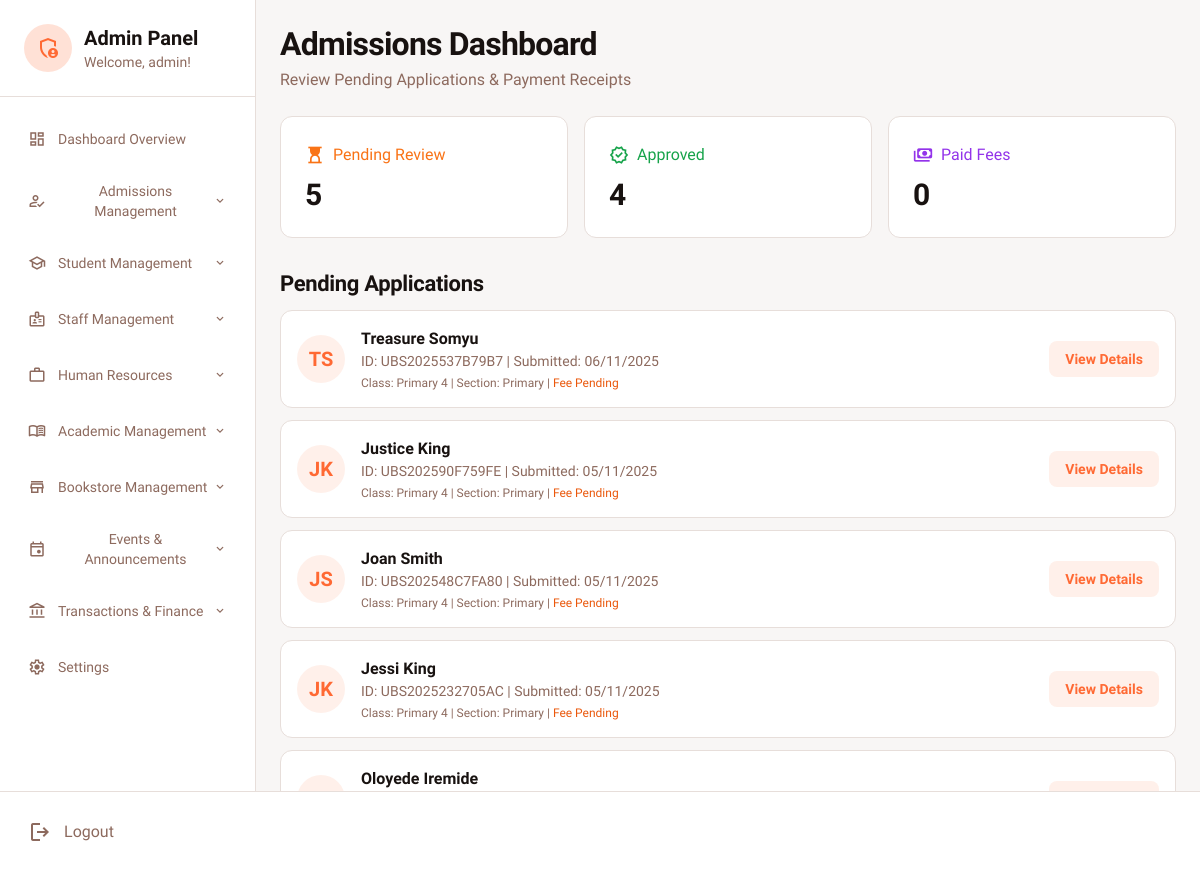
The app's page /admin_dashboard.php?page=online-admissions (signed in) with its own data.
### tables this page shows
CREATE TABLE `students` (
  `id` int(11) NOT NULL,
  `first_name` varchar(100) NOT NULL,
  `last_name` varchar(100) NOT NULL,
  `email` varchar(255) NOT NULL,
  `section` enum('primary','secondary') NOT NULL,
  `level` enum('jss','sss') DEFAULT NULL,
  `class` varchar(50) NOT NULL,
  `department` enum('science','art','commercial') DEFAULT NULL,
  `guardian_name` varchar(200) NOT NULL,
  `guardian_phone` varchar(20) NOT NULL,
  `admission_receipt_image` varchar(255) DEFAULT NULL,
  `admission_receipt_filename` varchar(255) DEFAULT NULL,
  `admission_fee_paid` tinyint(1) DEFAULT 0,
  `admission_fee_amount` decimal(10,2) DEFAULT 3000.00,
  `student_code` varchar(20) NOT NULL,
  `student_pin` varchar(6) DEFAULT NULL,
  `status` enum('pending','approved','rejected') DEFAULT 'pending',
  `created_at` timestamp NOT NULL DEFAULT current_timestamp(),
  `approved_at` timestamp NULL DEFAULT NULL,
  `approved_by` int(11) DEFAULT NULL
);

### online_admissions_content.php (the view, shortened to what this page needs)
<?php
$db = getDBConnection();
$stmt = $db->prepare("SELECT * FROM students WHERE status = 'pending' ORDER BY created_at DESC");
$stmt->execute();
$applications = $stmt->fetchAll();
$pending_count = $db->query("SELECT COUNT(*) FROM students WHERE status = 'pending'")->fetchColumn();
$approved_count = $db->query("SELECT COUNT(*) FROM students WHERE status = 'approved'")->fetchColumn();
$paid_count = $db->query("SELECT COUNT(*) FROM students WHERE status = 'pending' AND admission_fee_paid = 1")->fetchColumn();
?>
<h1 class="text-[32px] font-bold leading-tight tracking-tight text-[#181210]">Admissions Dashboard</h1>
<p class="text-base font-normal leading-normal text-[#8d6a5e] pt-1">Review Pending Applications & Payment Receipts</p>
<div class="mt-6 grid grid-cols-1 gap-4 sm:grid-cols-3">
    <div class="flex flex-col gap-2 rounded-xl p-6 bg-white border border-[#e7deda]">
        <p class="text-base font-medium text-orange-500 flex items-center gap-2">
            <span class="material-symbols-outlined text-xl">hourglass_top</span>
            Pending Review
        </p>
        <p class="tracking-light text-3xl font-bold text-[#181210]"><?php echo $pending_count; ?></p>
    </div>
    <div class="flex flex-col gap-2 rounded-xl p-6 bg-white border border-[#e7deda]">
        <p class="text-base font-medium text-green-600 flex items-center gap-2">
            <span class="material-symbols-outlined text-xl">verified</span>
            Approved
        </p>
        <p class="tracking-light text-3xl font-bold text-[#181210]"><?php echo $approved_count; ?></p>
    </div>
    <div class="flex flex-col gap-2 rounded-xl p-6 bg-white border border-[#e7deda]">
        <p class="text-base font-medium text-purple-600 flex items-center gap-2">
            <span class="material-symbols-outlined text-xl">payments</span>
            Paid Fees
        </p>
        <p class="tracking-light text-3xl font-bold text-[#181210]"><?php echo $paid_count; ?></p>
    </div>
</div>
<h2 class="text-[22px] font-bold leading-tight tracking-[-0.015em] pt-8 pb-3 text-[#181210]">Pending Applications</h2>
<div class="space-y-3">
    <?php if (empty($applications)): ?>
        <div class="flex flex-col items-center justify-center rounded-xl border-2 border-dashed border-[#e7deda] bg-white p-12 text-center">
            <span class="material-symbols-outlined text-5xl text-[#8d6a5e]">inbox</span>
            <p class="mt-4 text-lg font-bold text-[#181210]">All caught up!</p>
            <p class="mt-1 text-[#8d6a5e]">There are no pending applications to review.</p>
        </div>
    <?php else: ?>
        <?php foreach ($applications as $application): ?>
        <div class="flex items-center gap-4 rounded-xl p-4 bg-white border border-[#e7deda]">
            <div class="flex h-12 w-12 items-center justify-center rounded-full bg-[#ff6933]/10">
                <span class="text-[#ff6933] text-xl font-bold">
                    <?php echo strtoupper(substr($application['first_name'], 0, 1) . substr($application['last_name'], 0, 1)); ?>
                </span>
            </div>
            <div class="flex-1">
                <p class="font-bold text-[#181210]"><?php echo htmlspecialchars($application['first_name'] . ' ' . $application['last_name']); ?></p>
                <p class="text-sm text-[#8d6a5e]">
                    ID: <?php echo htmlspecialchars($application['student_code']); ?> |
                    Submitted: <?php echo date('d/m/Y', strtotime($application['created_at'])); ?>
                </p>
                <p class="text-xs text-[#8d6a5e] mt-1">
                    Class: <?php echo htmlspecialchars($application['class']); ?> |
                    Section: <?php echo ucfirst($application['section']); ?>
                    <?php if ($application['admission_fee_paid']): ?>
                        | <span class="text-green-600 font-medium">Fee Paid</span>
                    <?php else: ?>
                        | <span class="text-orange-600 font-medium">Fee Pending</span>
                    <?php endif; ?>
                </p>
            </div>
            <div class="flex gap-2">
                <button onclick="openApplicationModal(<?php echo htmlspecialchars(json_encode($application)); ?>)"
                        class="flex items-center justify-center rounded-lg bg-[#ff6933]/10 px-4 py-2 text-sm font-bold text-[#ff6933]">
                    View Details
                </button>
            </div>
        </div>
        <?php endforeach; ?>
    <?php endif; ?>
</div>

### admin_dashboard.php (style rules this page uses)
body { font-family: 'Lexend', sans-serif; background-color: #f8f6f5; }

### records on screen
students: first_name+last_name "TS", first_name+last_name "Treasure Somyu", student_code "UBS2025537B79B7", created_at "06/11/2025", class "Primary 4", section "Primary", admission_fee_paid "Fee Pending"
students: first_name+last_name "JK", first_name+last_name "Justice King", student_code "UBS202590F759FE", created_at "05/11/2025", class "Primary 4", section "Primary", admission_fee_paid "Fee Pending"
students: first_name+last_name "JS", first_name+last_name "Joan Smith", student_code "UBS202548C7FA80", created_at "05/11/2025", class "Primary 4", section "Primary", admission_fee_paid "Fee Pending"
students: first_name+last_name "JK", first_name+last_name "Jessi King", student_code "UBS2025232705AC", created_at "05/11/2025", class "Primary 4", section "Primary", admission_fee_paid "Fee Pending"
students: first_name+last_name "Oloyede Iremide"

### other values on screen
$_SESSION['first_name'] "admin"
$item['title'] "Dashboard Overview"
$item['title'] "Admissions Management"
$item['title'] "Student Management"
$item['title'] "Staff Management"
$item['title'] "Human Resources"
$item['title'] "Academic Management"
$item['title'] "Bookstore Management"
$item['title'] "Events & Announcements"
$item['title'] "Transactions & Finance"
$item['title'] "Settings"
$pending_count "5"
$approved_count "4"
$paid_count "0"
